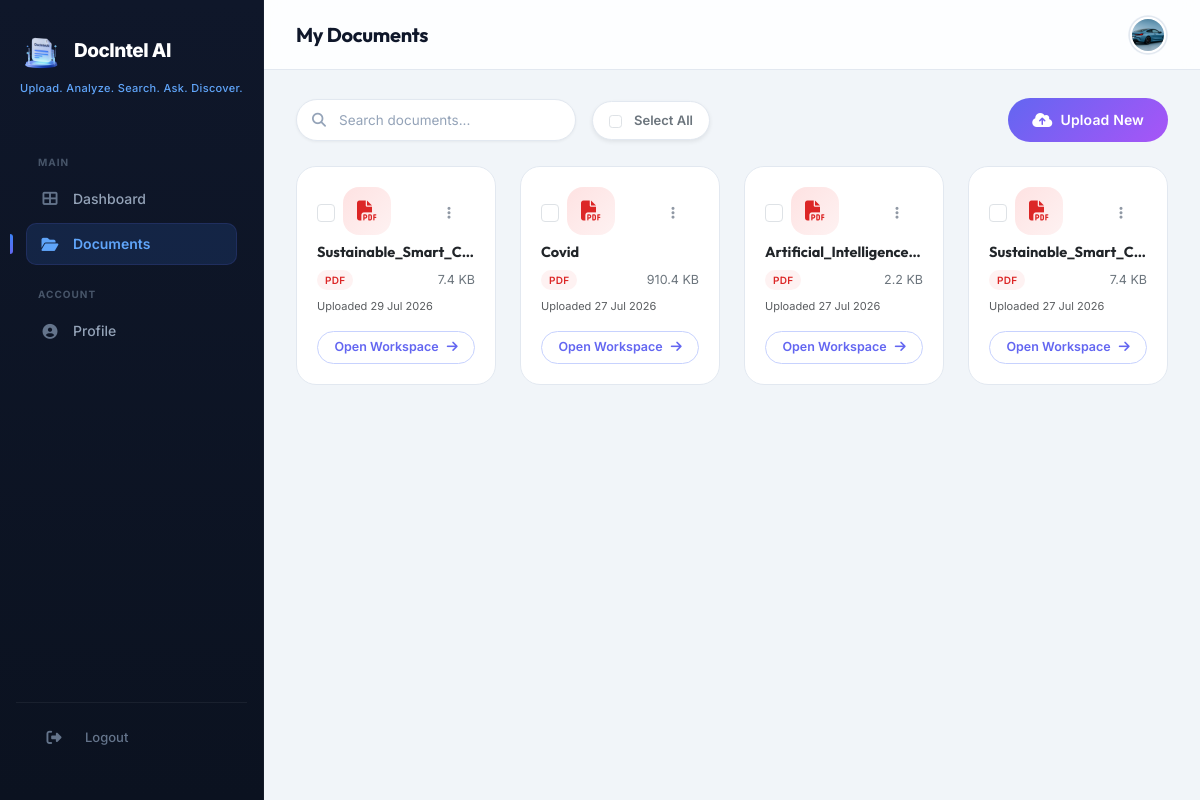
Page /documents/ (signed in) on the committed database.
### accounts/models.py (models this page shows, shortened)
class UserProfile(models.Model):
    user = models.OneToOneField(User, on_delete=models.CASCADE, related_name='profile')
    avatar = models.ImageField(upload_to='avatars/', blank=True, null=True)
    bio = models.TextField(max_length=500, blank=True)
    phone = models.CharField(max_length=20, blank=True)
    organization = models.CharField(max_length=100, blank=True)
    theme_preference = models.CharField(
        max_length=10,
        choices=[('light', 'Light'), ('dark', 'Dark'), ('system', 'System')],
        default='system'
    )
    language = models.CharField(max_length=10, default='en')
    email_notifications = models.BooleanField(default=True)
    created_at = models.DateTimeField(auto_now_add=True)
    updated_at = models.DateTimeField(auto_now=True)

### documents/models.py (models this page shows, shortened)
class Document(models.Model):
    FILE_TYPES = [
        ('pdf', 'PDF'),
        ('docx', 'DOCX'),
        ('txt', 'TXT'),
    ]
    user = models.ForeignKey(User, on_delete=models.CASCADE, related_name='documents')
    title = models.CharField(max_length=255)
    file = models.FileField(upload_to=document_upload_path)
    file_type = models.CharField(max_length=10, choices=FILE_TYPES)
    file_size = models.BigIntegerField(default=0)  # in bytes
    page_count = models.IntegerField(default=0)
    word_count = models.IntegerField(default=0)
    char_count = models.IntegerField(default=0)
    paragraph_count = models.IntegerField(default=0)
    text_content = models.TextField(blank=True)
    is_processed = models.BooleanField(default=False)
    uploaded_at = models.DateTimeField(auto_now_add=True)
    updated_at = models.DateTimeField(auto_now=True)
    class Meta:
        ordering = ['-uploaded_at']
    @property
    def file_size_display(self):
        size = self.file_size
        for unit in ['B', 'KB', 'MB', 'GB']:
            if size < 1024:
                return f"{size:.1f} {unit}"
            size /= 1024
        return f"{size:.1f} TB"

### documents/views.py (the view)
# urls.py: path('', views.document_list, name='list'),
@login_required
def document_list(request):
    documents = Document.objects.filter(user=request.user)
    search = request.GET.get('search', '')
    if search:
        documents = documents.filter(
            Q(title__icontains=search) | Q(text_content__icontains=search)
        )
    file_type = request.GET.get('type', '')
    if file_type:
        documents = documents.filter(file_type=file_type)
    sort = request.GET.get('sort', '-uploaded_at')
    if sort in ['title', '-title', 'uploaded_at', '-uploaded_at', 'file_size', '-file_size']:
        documents = documents.order_by(sort)
    context = {
        'documents': documents,
        'search': search,
        'file_type': file_type,
        'sort': sort,
    }
    return render(request, 'documents/document_list.html', context)

### templates/documents/document_list.html (shortened to what this page needs)
{% extends 'base_dashboard.html' %}
{% load static %}
{% block page_title %}My Documents{% endblock %}
{% block content %}
<div class="d-flex justify-content-between align-items-center mb-4 flex-wrap gap-3">
    <div class="d-flex align-items-center gap-3 flex-wrap">
        <div class="search-box-nav">
            <i class="fas fa-search search-icon"></i>
            <form method="GET" action="{% url 'documents:list' %}" onsubmit="return true;">
                <input type="text" name="search" id="document-search-input" placeholder="Search documents..."
                    value="{{ search }}" oninput="filterDocumentsLive(this.value)" autocomplete="off">
            </form>
        </div>
        {% if documents %}
        <div class="d-flex align-items-center gap-2 bg-white px-3 py-2 rounded-pill shadow-sm"
            style="border: 1px solid var(--border-color); font-size: 13px;">
            <input type="checkbox" id="select-all-docs" class="form-check-input cursor-pointer me-1"
                onchange="toggleSelectAll(this)">
            <label for="select-all-docs" class="cursor-pointer mb-0 fw-semibold text-secondary">Select All</label>
        </div>
        {% endif %}
    </div>
    <a href="{% url 'documents:upload' %}" class="btn-gradient-primary d-inline-flex align-items-center gap-2">
        <i class="fas fa-cloud-upload-alt fs-6"></i> Upload New
    </a>
</div>
<div class="row g-4">
    {% if documents %}
    {% for doc in documents %}
    <div class="col-md-6 col-lg-4 col-xl-3 animate-fade-in" id="doc-{{ doc.id }}">
        <div class="doc-card h-100 d-flex flex-column justify-content-between">
            <div style="position: relative; z-index: 10;">
                <div class="d-flex justify-content-between align-items-start mb-2">
                    <div class="d-flex align-items-center gap-2">
                        <input type="checkbox" class="doc-checkbox form-check-input" value="{{ doc.id }}"
                            onchange="updateSelectionState()" onclick="event.stopPropagation()">
                        <div class="doc-icon {{ doc.file_type }} mb-0">
                            <i
                                class="fas fa-file-{% if doc.file_type == 'pdf' %}pdf{% elif doc.file_type == 'docx' %}word{% else %}alt{% endif %}"></i>
                        </div>
                    </div>
                    <div class="doc-actions dropdown">
                        <button class="btn btn-sm btn-icon" data-bs-toggle="dropdown"
                            style="border: none; background: transparent; width:28px; height:28px;">
                            <i class="fas fa-ellipsis-v"></i>
                        </button>
                    </div>
                </div>
                <h6 class="doc-title text-dark mb-1 fw-bold" title="{{ doc.title }}" style="font-size: 14.5px;">{{ doc.title }}</h6>
                <div class="doc-meta d-flex justify-content-between align-items-center mt-2" style="font-size: 12.5px;">
                    <span class="badge-premium badge-{{ doc.file_type }}" style="font-size: 10px; padding: 2px 8px;">{{ doc.file_type|upper }}</span>
                    <span class="text-secondary">{{ doc.file_size_display }}</span>
                </div>
            </div>
            <div style="position: relative; z-index: 1;">
                <div class="text-muted mt-2 small" style="font-size: 11px;">
                    Uploaded {{ doc.uploaded_at|date:"d M Y" }}
                </div>
                <div class="d-grid mt-3">
                    <a href="{% url 'documents:detail' doc.id %}"
                        class="btn btn-sm btn-outline-premium d-flex align-items-center justify-content-center gap-2"
                        style="font-size: 12.5px; padding: 6px;">
                        Open Workspace <i class="fas fa-arrow-right"></i>
                    </a>
                </div>
            </div>
        </div>
    </div>
    {% endfor %}
    {% endif %}
</div>
{% endblock %}

### templates/base_dashboard.html (shortened to what this page needs)
{% extends 'base.html' %}
{% load static %}
{% block extra_css %}
<link rel="stylesheet" href="{% static 'css/dashboard.css' %}?v=3">
{% endblock %}
{% block body %}
<nav class="sidebar" id="sidebar">
    <div class="brand">
        <img src="{% static 'images/logo.png' %}" alt="DocIntel AI"
            style="height: 42px; width: auto; object-fit: contain; flex-shrink: 0;">
        <span class="brand-text">DocIntel AI</span>
    </div>
    <div class="tagline">
        <span>Upload.</span> <span>Analyze.</span> <span>Search.</span> <span>Ask.</span> <span>Discover.</span>
    </div>
    <div class="sidebar-nav">
        <div class="nav-section-title">Main</div>
        <ul class="nav flex-column">
            <li class="nav-item">
                <a class="nav-link {% if '/dashboard/' in request.path or request.path == '/dashboard' %}active{% endif %}"
                    href="{% url 'dashboard:index' %}">
                    <i class="fas fa-th-large"></i> Dashboard
                </a>
            </li>
            <li class="nav-item">
                <a class="nav-link {% if '/documents/' in request.path %}active{% endif %}"
                    href="{% url 'documents:list' %}">
                    <i class="fas fa-folder-open"></i> Documents
                </a>
            </li>
        </ul>
        <div class="nav-section-title">Account</div>
        <ul class="nav flex-column">
            <li class="nav-item">
                <a class="nav-link {% if '/accounts/' in request.path and '/settings/' not in request.path %}active{% endif %}"
                    href="{% url 'accounts:profile' %}">
                    <i class="fas fa-user-circle"></i> Profile
                </a>
            </li>
        </ul>
    </div>
    <div class="sidebar-footer">
        <a class="nav-link" href="{% url 'accounts:logout' %}">
            <i class="fas fa-sign-out-alt me-2"></i> Logout
        </a>
    </div>
</nav>
<div class="main-content">
    <div class="navbar-dashboard">
        <div class="d-flex align-items-center gap-3">
            <h5 class="page-title mb-0">{% block page_title %}Dashboard{% endblock %}</h5>
        </div>
        <div class="navbar-actions">
            {% if user.is_authenticated %}
            <div class="dropdown">
                <button class="btn-icon dropdown-toggle" data-bs-toggle="dropdown" style="border:none;" aria-expanded="false">
                    {% if user.profile.avatar %}
                    <img src="{{ user.profile.avatar.url }}" class="avatar-sm" alt="avatar">
                    {% else %}
                    <div class="avatar-placeholder avatar-sm" style="font-size:13px;">
                        {{ user.first_name|first|upper|default:user.username|first|upper }}
                    </div>
                    {% endif %}
                </button>
            </div>
            {% else %}
            <div class="d-flex align-items-center gap-2">
                <a href="{% url 'accounts:login' %}" class="btn btn-sm btn-outline-primary rounded-pill px-3 fw-semibold">Log in</a>
                <a href="{% url 'accounts:register' %}" class="btn btn-sm btn-primary rounded-pill px-3 fw-semibold">Sign Up</a>
            </div>
            {% endif %}
        </div>
    </div>
    <div class="content-area">
        {% block content %}{% endblock %}
    </div>
</div>
{% endblock %}

### templates/base.html (style rules this page uses)
:root { --di-ink-900: #0b1220; --di-ink-800: #0f172a; --di-ink-700: #1e293b; --di-slate-600: #475569; --di-slate-500: #64748b; --di-slate-400: #94a3b8; --di-border: #e2e8f0; --di-surface: #f1f5f9; --di-brand-500: #3b82f6; --di-brand-600: #2563eb; --di-violet-500: #6366f1; --di-danger-500: #ef4444; --di-ease: cubic-bezier(0.22, 1, 0.36, 1); }
* { margin: 0; padding: 0; box-sizing: border-box; }
body { font-family: 'Inter', -apple-system, BlinkMacSystemFont, sans-serif; background: var(--di-surface); color: var(--di-ink-800); min-height: 100vh; -webkit-font-smoothing: antialiased; }
.sidebar { position: fixed; top: 0; left: 0; width: 260px; height: 100vh; background: linear-gradient(180deg, var(--di-ink-800) 0%, var(--di-ink-900) 100%); color: #e2e8f0; padding: 28px 18px; overflow-y: auto; z-index: 1050; transition: transform 0.3s var(--di-ease); border-right: 1px solid rgba(255, 255, 255, 0.04); }
.sidebar .tagline { font-size: 12px; color: var(--di-slate-400); margin-bottom: 30px; letter-spacing: 0.3px; }
.sidebar .tagline span { color: #60a5fa; font-weight: 500; }
.sidebar .nav-link { display: flex; align-items: center; gap: 14px; padding: 11px 16px; border-radius: 10px; color: #94a3b8; text-decoration: none; font-size: 14px; font-weight: 500; margin-bottom: 4px; transition: background 0.2s var(--di-ease), color 0.2s var(--di-ease), transform 0.2s var(--di-ease); }
.sidebar .nav-link i { width: 20px; font-size: 16px; color: #64748b; transition: color 0.2s ease; }
.sidebar .nav-link.active { background: rgba(59, 130, 246, 0.14); color: #60a5fa; font-weight: 600; }
.sidebar .nav-link.active i { color: #60a5fa; }
.main-content { margin-left: 260px; min-height: 100vh; display: flex; flex-direction: column; }

### rows in the picture
Document: title "Sustainable_Smart_C…", file_type "PDF", file_size_display "7.4 KB", uploaded_at "29 Jul 2026"
Document: title "Covid", file_type "PDF", file_size_display "910.4 KB", uploaded_at "27 Jul 2026"
Document: title "Artificial_Intelligence…", file_type "PDF", file_size_display "2.2 KB", uploaded_at "27 Jul 2026"
Document: title "Sustainable_Smart_C…", file_type "PDF", file_size_display "7.4 KB", uploaded_at "27 Jul 2026"
